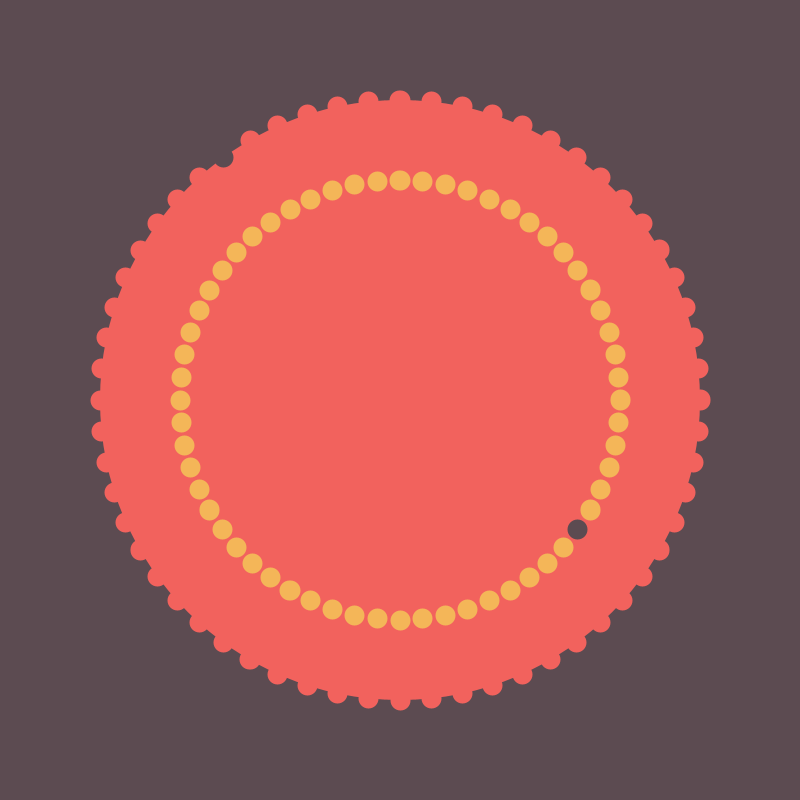
Frame 1 (no input)
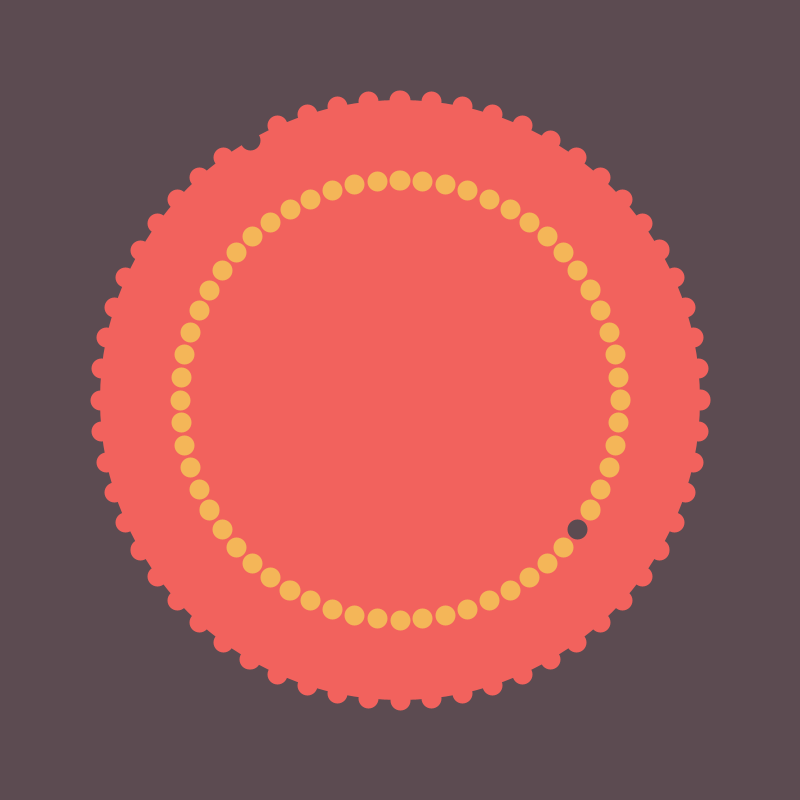
Frame 60 (the mouse pressed at the canvas centre just before this capture)
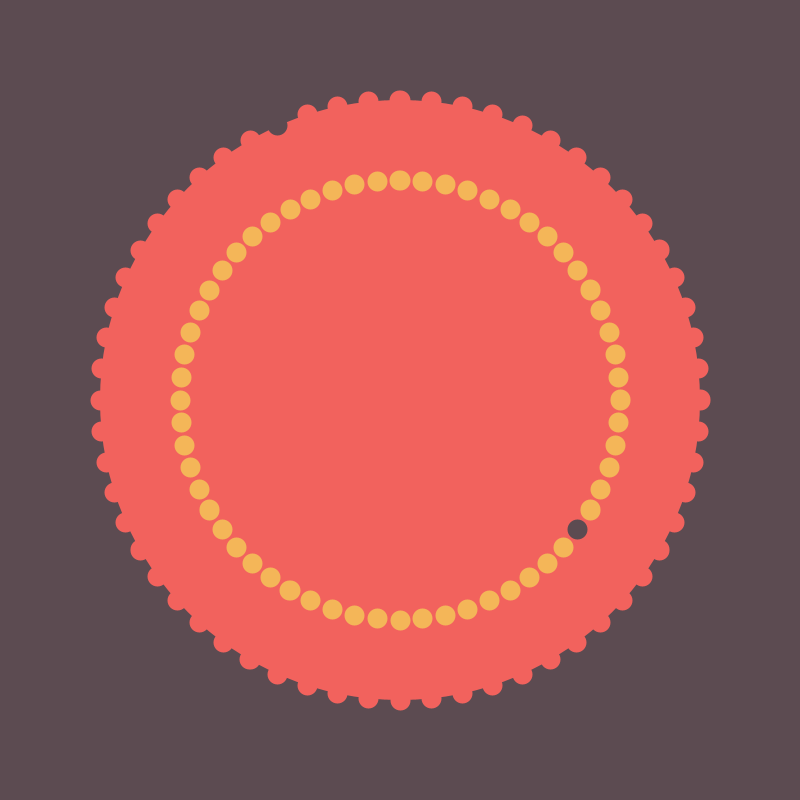
Frame 120 (the mouse held since frame 60 and released just before this capture)

The Processing sketch that drew these frames (run headless with seeded random() and noise(); from frame 60 on, the mouse is pressed at the canvas centre):

// Processing sketch: processing_169706
// ── processing_169706.pde


float xSec, xMin, xHour;
float ySec, yMin, yHour;
color col = #5c4b51;

void setup() {
  size(800, 800);
  background(0);
}

void draw() {
  background(#5c4b51);
  noStroke();
  int second = second();
  int minute = minute();
  int hour = hour()-12;
  fill(#f2625d);
  ellipse (width/2, height/2, 600, 600);
  fill(#8bbeb2);
  arc(width/2, height/2, 300, 300, PI+PI/2, PI+PI/2 + radians(hour)/12*360);

  translate(width/2, height/2);

  // Seconds count
  for (int i = 0; i<60; i++) {
    strokeWeight(20);
    if (i == second) {
      stroke(col);
    } else {
      stroke(#f2625d);
    }
    xSec = sin(PI+i*(-TWO_PI/60))*300;
    ySec = cos(PI+i*(-TWO_PI/60))*300;
    point(xSec, ySec);
  }


  // Minutes count
  for (int i = 0; i<60; i++) {
    strokeWeight(20);
    if (i == minute) {
      stroke(col);
    } else {
      stroke(#f4b658);
    }
    xMin = sin(PI+i*(-TWO_PI/60))*220;
    yMin = cos(PI+i*(-TWO_PI/60))*220;
    point(xMin, yMin);
  }
}
